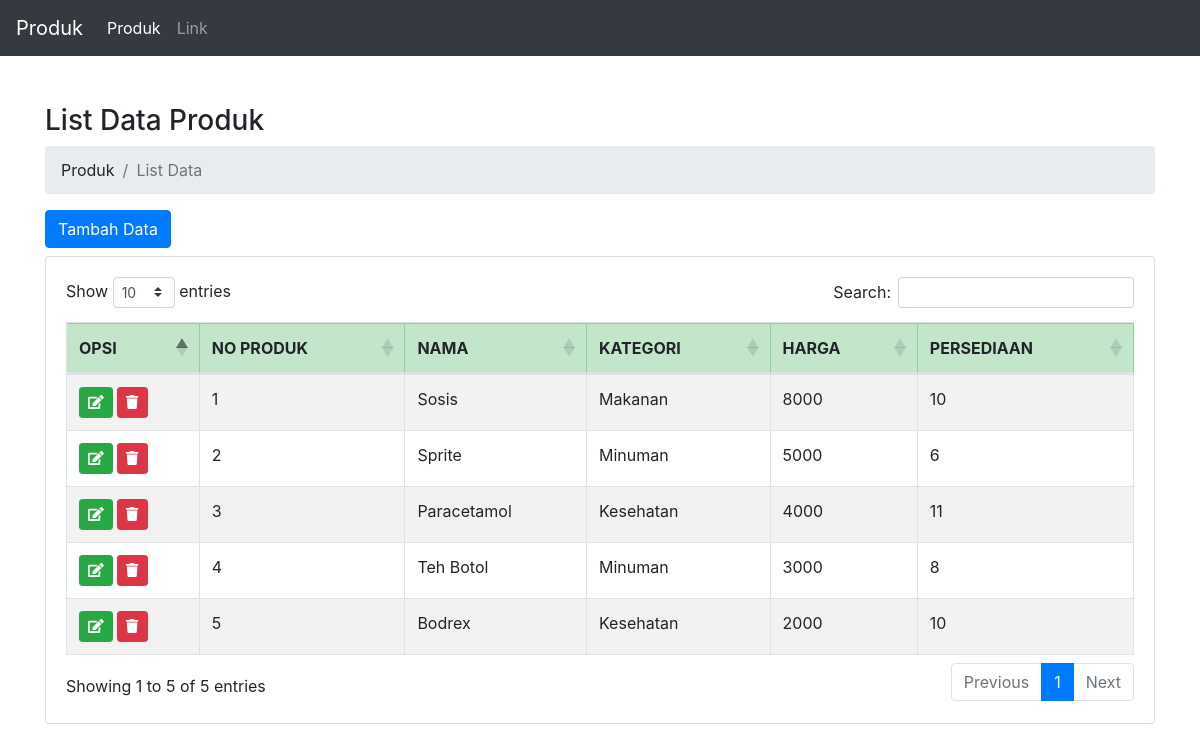
The page / on the database its author committed.
### tables this page shows
CREATE TABLE `produk` (
  `no` int(11) NOT NULL,
  `nama` varchar(50) NOT NULL,
  `kategori` varchar(50) NOT NULL,
  `harga` int(50) NOT NULL,
  `persediaan` int(10) NOT NULL
);

### application/controllers/Produk.php (called while the page is built, shortened)
<?php
class Produk extends CI_Controller
{
    public function __construct()
    {
        $this->load->model("Produk_model");
    }
    public function index()
    {
        $data["title"] = "List Data Produk";
        $data["data_produk"] = $this->Produk_model->getAll();
        $this->load->view('templates/header', $data);
        $this->load->view('templates/menu');
        $this->load->view('produk/index', $data);
        $this->load->view('templates/footer');
    }
}

### index.php (called while the page is built, shortened)
<?php
require_once BASEPATH.'core/CodeIgniter.php';

### application/models/Produk_model.php (called while the page is built, shortened)
<?php
class Produk_model extends CI_Model
{
    private $table = 'produk';
    public function getAll()
    {
        $this->db->from($this->table);
        $this->db->order_by("no", "asc");
        $query = $this->db->get();
        return $query->result();
    }
}

### application/views/produk/index.php (the view, shortened to what this page needs)
<div class="container pt-5">
    <h3><?= $title ?></h3>
    <nav aria-label="breadcrumb">
        <ol class="breadcrumb ">
            <li class="breadcrumb-item"><a>Produk</a></li>
            <li class="breadcrumb-item active" aria-current="page">List Data</li>
        </ol>
    </nav>
    <div class="row">
        <div class="col-md-12">
            <a class="btn btn-primary mb-2" href="<?= base_url('produk/add'); ?>">Tambah Data</a>
            <div class="card">
                <div class="card-body">
                    <div class="table-responsive">
                        <table class="table table-striped table-bordered table-hover" id="tableProduk">
                            <thead>
                                <tr class="table-success">
                                    <th>OPSI</th>
                                    <th>NO PRODUK</th>
                                    <th>NAMA</th>
                                    <th>KATEGORI</th>
                                    <th>HARGA</th>
                                    <th>PERSEDIAAN</th>
                                </tr>
                            </thead>
                            <tbody>
                                <?php foreach ($data_produk as $row) : ?>
                                    <tr>
                                        <td>
                                            <a href="<?= site_url('produk/edit/' . $row->no) ?>" class="btn btn-success btn-sm"><i class="fa fa-edit"></i> </a>
                                            <a href="javascript:void(0);" data="<?= $row->no ?>" class="btn btn-danger btn-sm item-delete"><i class="fa fa-trash"></i> </a>
                                        </td>
                                        <td><?= $row->no ?></td>
                                        <td><?= $row->nama ?></td>
                                        <td><?= $row->kategori ?></td>
                                        <td><?= $row->harga ?></td>
                                        <td><?= $row->persediaan ?></td>
                                    </tr>
                                <?php endforeach; ?>
                            </tbody>
                        </table>
                    </div>
                </div>
            </div>
        </div>
    </div>
</div>

### application/views/templates/header.php (shortened to what this page needs)
<!DOCTYPE html>
<html lang="en">
<head>
    <link rel="stylesheet" href="https://maxcdn.bootstrapcdn.com/bootstrap/4.5.2/css/bootstrap.min.css">
    <link rel="stylesheet" href="https://cdnjs.cloudflare.com/ajax/libs/font-awesome/5.15.3/css/all.min.css" />
    <link rel="stylesheet" href="https://cdn.datatables.net/1.10.24/css/dataTables.bootstrap4.min.css">
</head>
<body>

### application/views/templates/menu.php (shortened to what this page needs)
<nav class="navbar navbar-expand-md bg-dark navbar-dark">
    <a class="navbar-brand" href="#">Produk</a>
    <div class="collapse navbar-collapse" id="collapsibleNavbar">
        <ul class="navbar-nav">
            <li class="nav-item active">
                <a class="nav-link" href="<?= base_url('produk'); ?>">Produk</a>
            </li>
            <li class="nav-item">
                <a class="nav-link" href="#">Link</a>
            </li>
        </ul>
    </div>
</nav>

### application/views/templates/footer.php
</body>
</html>

### rows shown on the page
produk: no "1", nama "Sosis", kategori "Makanan", harga "8000", persediaan "10"
produk: no "2", nama "Sprite", kategori "Minuman", harga "5000", persediaan "6"
produk: no "3", nama "Paracetamol", kategori "Kesehatan", harga "4000", persediaan "11"
produk: no "4", nama "Teh Botol", kategori "Minuman", harga "3000", persediaan "8"
produk: no "5", nama "Bodrex", kategori "Kesehatan", harga "2000", persediaan "10"

### other values the page prints
$title "List Data Produk"
